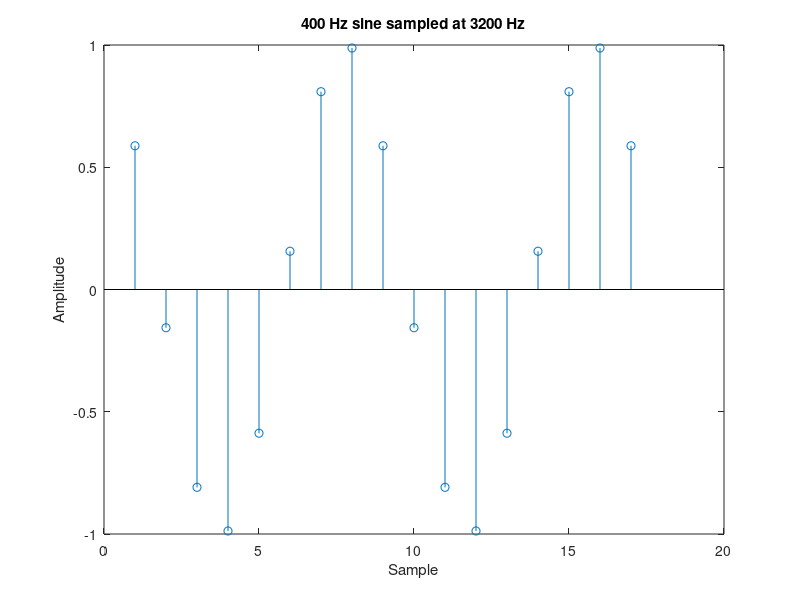
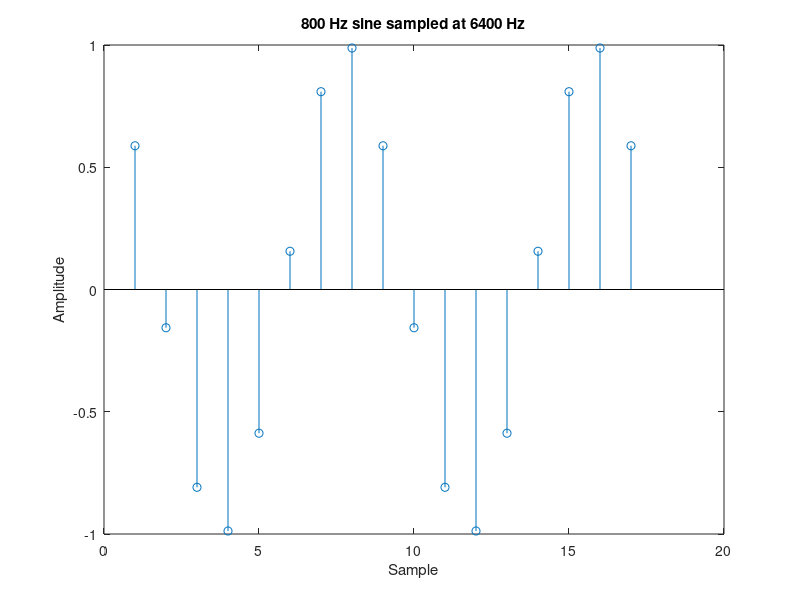
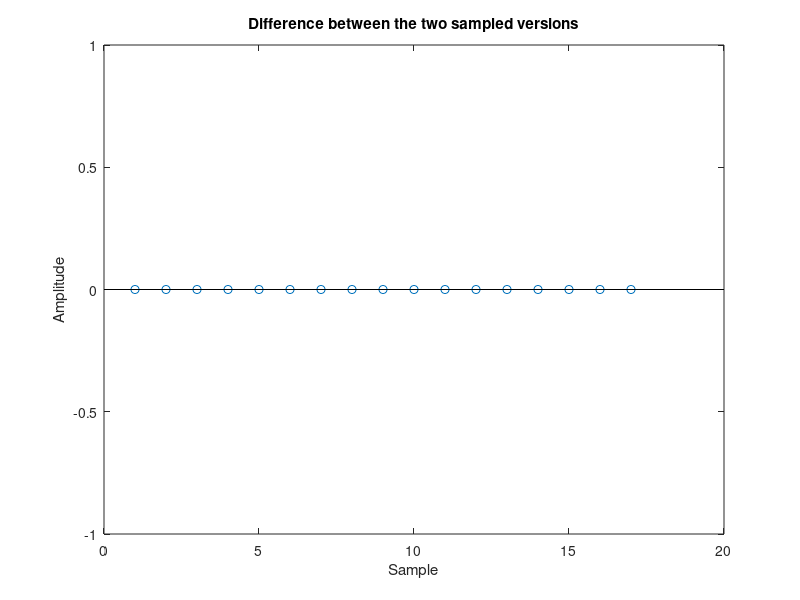
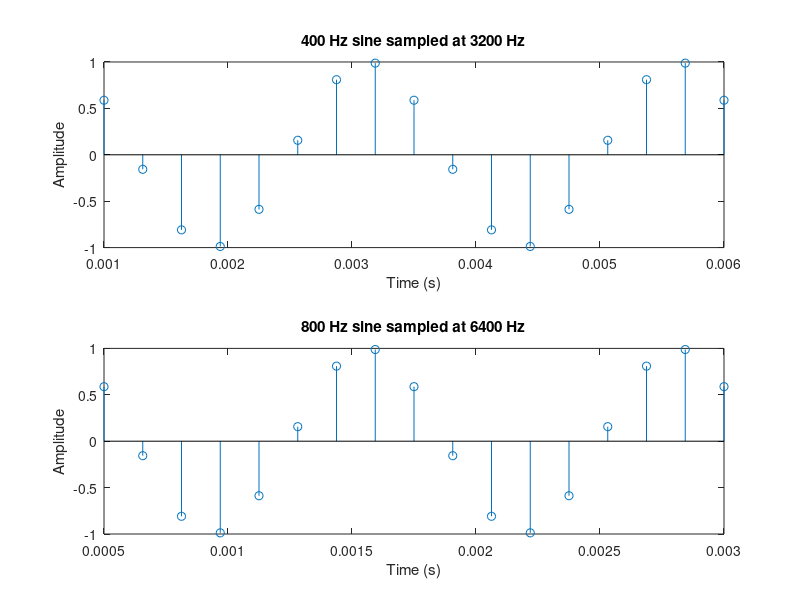

The MATLAB script that drew these images, in order: (Note: this script raises an error after producing the figures.)
clear;
close all;


%% Exercise section 1.1.3 

i = 1;
A = 1;
f_0 = 400;
f_s = 3200;

for t=0.001:1/f_s:0.006
    s(i) = A*sin(2*pi*f_0*t);
    i = i + 1;
end

% Compute and plot first sinusoid
figure;
stem(s)
title('400 Hz sine sampled at 3200 Hz');
xlabel('Sample');
ylabel('Amplitude');

% A : the scale of the horizontal axis is the sample number (integer)

% Compute and plot second sinusoid
i = 1;
f_1 = 800;
phi = 0;
f_s1 = 6400;
for t=0.0005:1/f_s1:0.003
    s2(i) = A*sin(2*pi*f_1*t);
    i = i + 1;
end

figure;
stem(s2)
title('800 Hz sine sampled at 6400 Hz');
xlabel('Sample');
ylabel('Amplitude');

% Compute and the difference between the two

for i = 1:length(s)
    diff(i) = s(i) - s2(i);
end

figure;
stem(diff);
title('Difference between the two sampled versions');
xlabel('Sample');
ylabel('Amplitude');

% A: the sampled versions are identical

% Computing the time scales and plot
t1 = 0.001:1/f_s:0.006;
t2 = 0.0005:1/f_s1:0.003;

figure;
subplot(2,1,1), stem(t1,s);
title('400 Hz sine sampled at 3200 Hz');
xlabel('Time (s)');
ylabel('Amplitude');
subplot(2,1,2), stem(t2,s2);
title('800 Hz sine sampled at 6400 Hz');
xlabel('Time (s)');
ylabel('Amplitude');

for i = 1:51;
    x4(i) = cos(pi*(i-1)/sqrt(23));
end

figure;
stem(x4);
title('Sampled signal x4(n)');
xlabel('Sample');
ylabel('Amplitude');

% A : The sampled signal will be periodic only if the ratio between
%   the period of the signal and the sampling period is an integer,
%   which is not the case here.

%% Exercise section 1.2.1

sampling_cos;
% A : aliasing appears when f_cos > fs/2

sampling_block;
% A : there is no aliasing for the fundamental because its frequency range
% goes from 0 to fs/2. The harmonics are in a range of 0 to N*fs/2 and
% will thus be aliased

%% Exercise section 1.2.2

oversamp(4)

% A : The spectrum is modified. It is replaced around the origin and
% replicated N times, N being the oversampling factor


%% 1.3.1 : Exercise 1

% Constructing triangular signal
amplitude = 1;
elementsPerHalfPeriod = 32;
risingSignal = linspace(0, amplitude, elementsPerHalfPeriod);
fallingSignal = linspace(amplitude, 0, elementsPerHalfPeriod);
tri = [risingSignal, fallingSignal(2:end-1)];
Nfft = 1024;

% Going to frequency domain then back to time domain 
% and plotting for various values of subsample factor

figure;
subplot(3,2,1)
stem(tri)
title('Initial triangular signal');
xlabel('Sample');
ylabel('Amplitude');
for N = 1:5
    s_out = time2time(N,tri,Nfft);
    subplot(3,2,N+1)
    stem(s_out);
    title(['signal reconstructed with N = ', num2str(N)]);
    xlabel('Sample');
    ylabel('Amplitude');
    xlim([0 length(s_out)]);
end

% Answers to the questions :

% A : The signal is reconstructed and is followed by samples of value 0.
%   The number of zeros is related to the length of the FFT, and thus the
%   higher the subsampling factor, the less zeros following the signal.
%   When Nfft/N is not an integer, the signal is not correctly
%   reconstructed (here for N=3, N=5).

% A : The useful signal has always the same number of samples but the
% actual computed signal is longer when N (the subsampling factor)
% is smaller because of the zeros.

% A : In order to avoid time-domain aliasing, it is necessary to compute at
% least the same amount of samples in the frequency domain as there are
% samples the initial time domain signal. Illustration :
% One case with enough frequency samples and one with not enough samples.

% Illustration
elementsPerHalfPeriod = 128;
risingSignal = linspace(0, amplitude, elementsPerHalfPeriod);
fallingSignal = linspace(amplitude, 0, elementsPerHalfPeriod);
tri = [risingSignal, fallingSignal(2:end-1)];

figure;
subplot(2,1,1)
s_out = time2time(1,tri,1024);
stem(s_out);
title('signal reconstructed with enough frequency samples');
xlabel('Sample');
ylabel('Amplitude');
xlim([0 length(s_out)]);
subplot(2,1,2)
s_out = time2time(8,tri,1024);
stem(s_out);
title('signal reconstructed with NOT enough frequency samples');
xlabel('Sample');
ylabel('Amplitude');
xlim([0 length(s_out)]);



%% 1.3.1 : Exercise 2
f1 = 500;
f2 = 1000;
fs = 750:500:4250;
figure;
for i = 1:length(fs)
    k=1;
    for j = 0:1/fs(i):0.01
        s(i,k) = cos(2*pi*f1*j)*cos(2*pi*f2*j);
        k = k+1;
        subplot(4,2,i);
        plot(s(i,:));
        title(['Signal sampled at fs = ', num2str(fs(i)), ' Hz']);
        xlabel('Sample');
        ylabel('Amplitude');
        xlim([0 length(s(i,:))]);
    end
end

% A : the minimal theoretical sampling frequency is 3 kHz  (due to the 
% product of the cos). It can be seen % on the plot that the correct shape 
%can be retrieved starting from fs = 3250 Hz.
